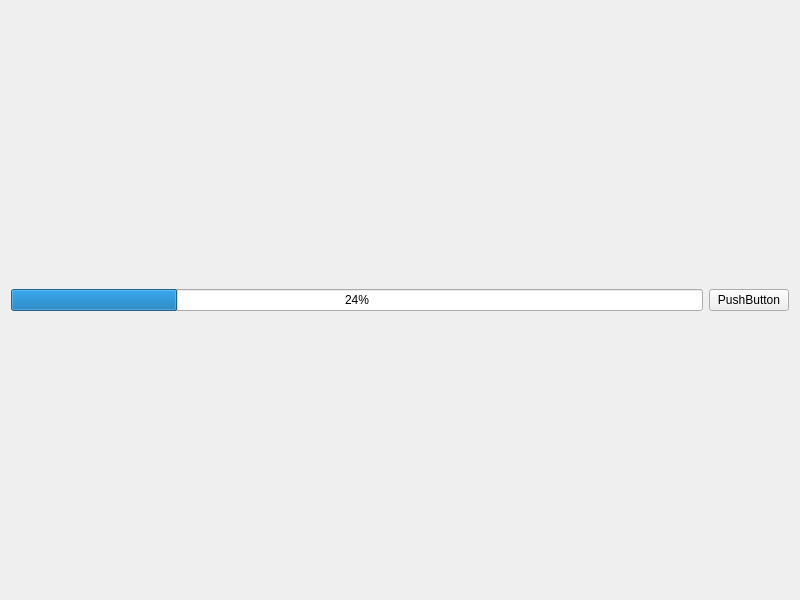
<?xml version="1.0" encoding="UTF-8"?>
<ui version="4.0">
 <class>Widget</class>
 <widget class="QWidget" name="Widget">
  <property name="geometry">
   <rect>
    <x>0</x>
    <y>0</y>
    <width>800</width>
    <height>600</height>
   </rect>
  </property>
  <property name="windowTitle">
   <string>Widget</string>
  </property>
  <layout class="QHBoxLayout" name="horizontalLayout">
   <item>
    <widget class="QProgressBar" name="progressBar">
     <property name="value">
      <number>24</number>
     </property>
    </widget>
   </item>
   <item>
    <widget class="QPushButton" name="pushButton">
     <property name="text">
      <string>PushButton</string>
     </property>
    </widget>
   </item>
  </layout>
 </widget>
 <resources/>
 <connections/>
</ui>
